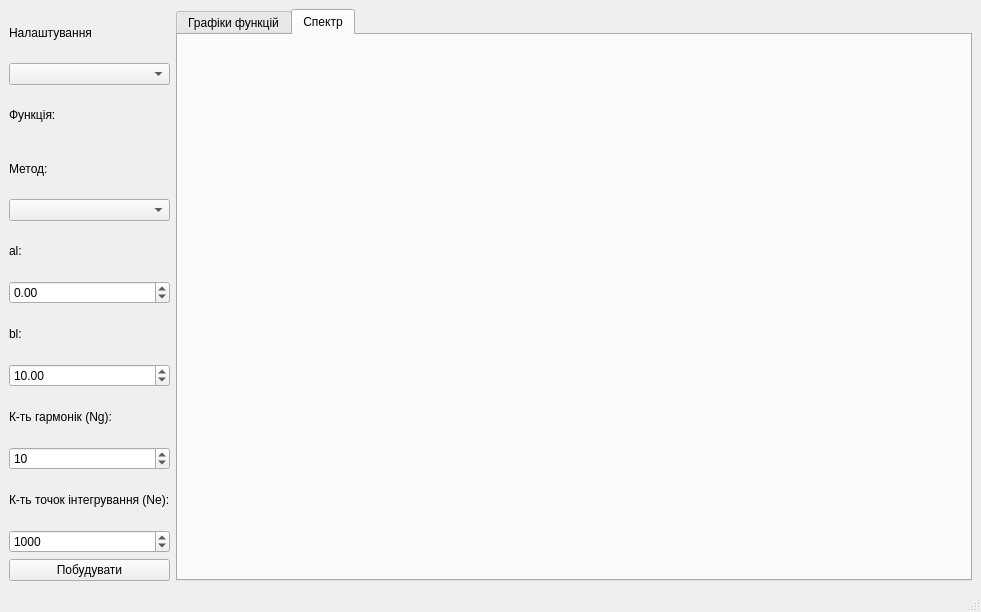
<?xml version="1.0" encoding="UTF-8"?>
<ui version="4.0">
 <class>MainWindow</class>
 <widget class="QMainWindow" name="MainWindow">
  <property name="geometry">
   <rect>
    <x>0</x>
    <y>0</y>
    <width>981</width>
    <height>612</height>
   </rect>
  </property>
  <property name="windowTitle">
   <string>MainWindow</string>
  </property>
  <widget class="QWidget" name="centralwidget">
   <layout class="QHBoxLayout" name="horizontalLayout">
    <item>
     <layout class="QVBoxLayout" name="verticalLayout_2">
      <item>
       <widget class="QLabel" name="label">
        <property name="text">
         <string>Налаштування</string>
        </property>
       </widget>
      </item>
      <item>
       <widget class="QComboBox" name="comboFunction">
        <property name="maxCount">
         <number>100</number>
        </property>
       </widget>
      </item>
      <item>
       <widget class="QLabel" name="label_2">
        <property name="text">
         <string>Функція:</string>
        </property>
       </widget>
      </item>
      <item>
       <widget class="QLabel" name="label_3">
        <property name="text">
         <string>Метод:</string>
        </property>
       </widget>
      </item>
      <item>
       <widget class="QComboBox" name="comboMethod">
        <property name="maxCount">
         <number>100</number>
        </property>
       </widget>
      </item>
      <item>
       <widget class="QLabel" name="label_4">
        <property name="text">
         <string>al:</string>
        </property>
       </widget>
      </item>
      <item>
       <widget class="QDoubleSpinBox" name="spinA">
        <property name="minimum">
         <double>-100.000000000000000</double>
        </property>
        <property name="maximum">
         <double>100.000000000000000</double>
        </property>
       </widget>
      </item>
      <item>
       <widget class="QLabel" name="label_5">
        <property name="text">
         <string>bl:</string>
        </property>
       </widget>
      </item>
      <item>
       <widget class="QDoubleSpinBox" name="spinB">
        <property name="minimum">
         <double>-100.000000000000000</double>
        </property>
        <property name="maximum">
         <double>100.000000000000000</double>
        </property>
        <property name="value">
         <double>10.000000000000000</double>
        </property>
       </widget>
      </item>
      <item>
       <widget class="QLabel" name="label_6">
        <property name="text">
         <string>К-ть гармонік (Ng):</string>
        </property>
       </widget>
      </item>
      <item>
       <widget class="QSpinBox" name="spinHarmonics">
        <property name="minimum">
         <number>1</number>
        </property>
        <property name="maximum">
         <number>1000</number>
        </property>
        <property name="value">
         <number>10</number>
        </property>
       </widget>
      </item>
      <item>
       <widget class="QLabel" name="label_7">
        <property name="text">
         <string>К-ть точок інтегрування (Ne):</string>
        </property>
       </widget>
      </item>
      <item>
       <widget class="QSpinBox" name="spinPoints">
        <property name="minimum">
         <number>10</number>
        </property>
        <property name="maximum">
         <number>10000</number>
        </property>
        <property name="value">
         <number>1000</number>
        </property>
       </widget>
      </item>
      <item>
       <widget class="QPushButton" name="btnBuild">
        <property name="text">
         <string>Побудувати</string>
        </property>
       </widget>
      </item>
     </layout>
    </item>
    <item>
     <widget class="QTabWidget" name="tabWidget">
      <property name="currentIndex">
       <number>1</number>
      </property>
      <widget class="QWidget" name="tab">
       <attribute name="title">
        <string>Графіки функцій</string>
       </attribute>
       <layout class="QVBoxLayout" name="verticalLayout_4">
        <item>
         <layout class="QVBoxLayout" name="layoutWaveform"/>
        </item>
       </layout>
      </widget>
      <widget class="QWidget" name="tab_2">
       <attribute name="title">
        <string>Спектр</string>
       </attribute>
       <layout class="QVBoxLayout" name="verticalLayout_3">
        <item>
         <layout class="QVBoxLayout" name="layoutSpectrum"/>
        </item>
       </layout>
      </widget>
     </widget>
    </item>
   </layout>
  </widget>
  <widget class="QMenuBar" name="menubar">
   <property name="geometry">
    <rect>
     <x>0</x>
     <y>0</y>
     <width>981</width>
     <height>23</height>
    </rect>
   </property>
  </widget>
  <widget class="QStatusBar" name="statusbar"/>
 </widget>
 <resources/>
 <connections/>
</ui>
